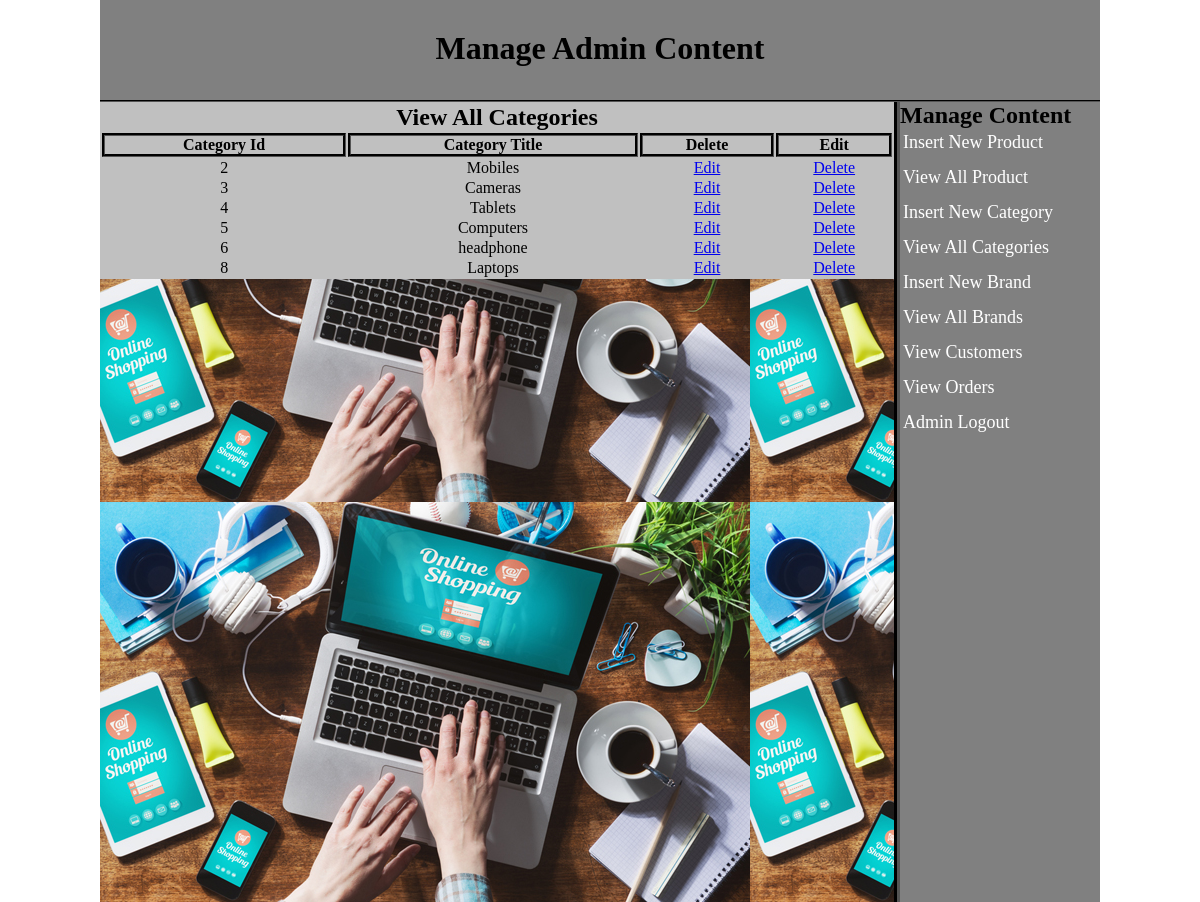
The app's page /admin_area/index.php?view_cats (signed in) with its own data.
### tables this page shows
CREATE TABLE `categories` (
  `cat_id` int(10) NOT NULL,
  `cat_title` text NOT NULL
);

### admin_area/view_cats.php (the view, shortened to what this page needs)
<?php if(!isset($_SESSION['admin_email'])){
	echo "<script>window.open('login.php','_self')</script> ";
}
else
{
 ?>
<!DOCTYPE html>
<html>
<head>
</head>
<body>
<table width="794" align="center" bgcolor="silver">
	<tr align="center">
	<td colspan="4">
		<h2 >View All Categories</h2>
	</td>
	</tr>
	<tr>
		<th>Category Id</th>
		<th>Category Title</th>
		<th>Delete</th>
		<th>Edit</th>
	</tr>
	<?php
	include ("include/db.php");
	$get_cats="select * from categories";
	$run_cats=mysqli_query($con,$get_cats);
	while($rows_cats=mysqli_fetch_array($run_cats)){
		$cat_id=$rows_cats['cat_id'];
		$cat_title=$rows_cats['cat_title'];
	 ?>
	<tr align="center">
		<td><?php echo $cat_id; ?></td>
		<td><?php echo $cat_title; ?></td>
		 <td><a href="index.php?edit_cat=<?php echo $cat_id;?>">Edit</a></td>
		<td><a href="index.php?delete_cat=<?php echo $cat_id;?>">Delete</a></td>
	</tr>
	<?php } ?>
</table>
</body>
</html>
<?php } ?>

### admin_area/styles/style.css (style rules this page uses)
html, body, div, span, applet, object, iframe, h1, h2, h3, h4, h5, h6, p, blockquote, pre, a, abbr, acronym, address, big, cite, code, del, dfn, em, img, ins, kbd, q, s, samp, small, strike, strong, sub, sup, tt, var, b, u, i, center, dl, dt, dd, ol, ul, li, fieldset, form, label, legend, table, caption, tbody, tfoot, thead, tr, th, td, article, aside, canvas, details, embed, figure, figcaption, footer, header, hgroup, menu, nav, output, ruby, section, summary, time, mark, audio, video { margin: 0; padding: 0; border: 0; vertical-align: baseline; }
body { background:#666: }

### admin_area/view_cats.php (style rules this page uses)
tr,th { border:3px groove #000; }

### records on screen
categories: cat_id "2", cat_title "Mobiles"
categories: cat_id "3", cat_title "Cameras"
categories: cat_id "4", cat_title "Tablets"
categories: cat_id "5", cat_title "Computers"
categories: cat_id "6", cat_title "headphone"
categories: cat_id "8", cat_title "Laptops"
